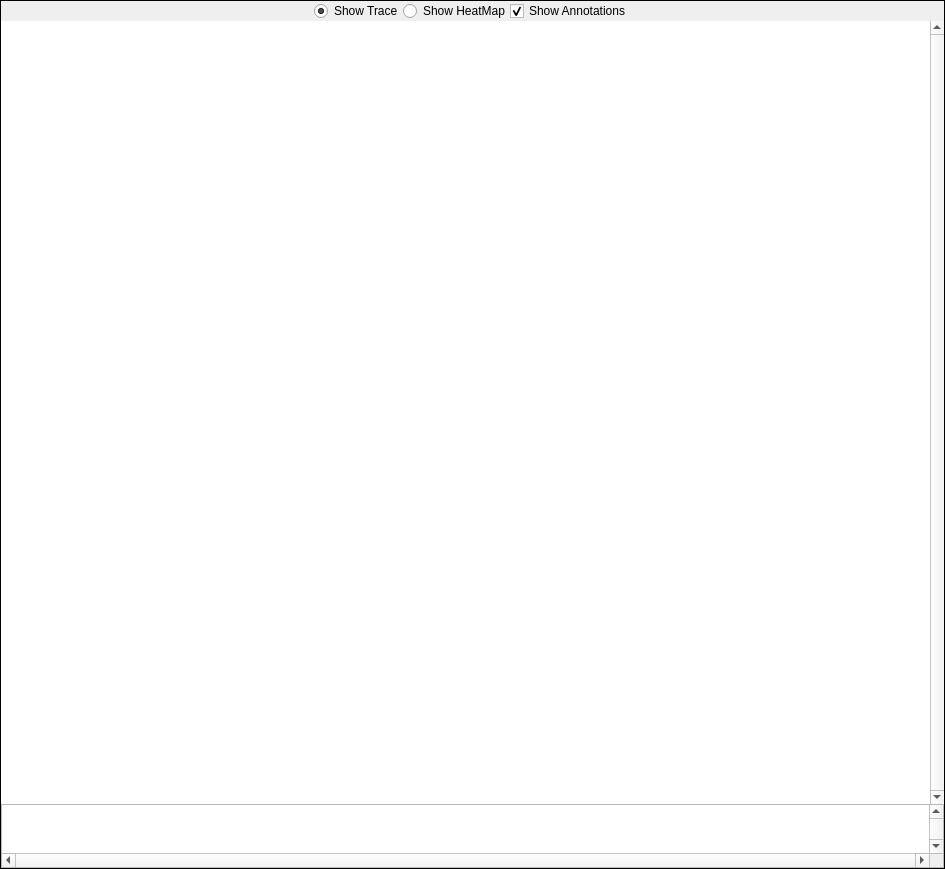
<?xml version="1.0" encoding="UTF-8"?>
<ui version="4.0">
 <class>neuralFrame</class>
 <widget class="QFrame" name="neuralFrame">
  <property name="geometry">
   <rect>
    <x>0</x>
    <y>0</y>
    <width>945</width>
    <height>869</height>
   </rect>
  </property>
  <property name="sizePolicy">
   <sizepolicy hsizetype="Expanding" vsizetype="Expanding">
    <horstretch>0</horstretch>
    <verstretch>0</verstretch>
   </sizepolicy>
  </property>
  <property name="windowTitle">
   <string>Neural Data</string>
  </property>
  <property name="frameShape">
   <enum>QFrame::Panel</enum>
  </property>
  <layout class="QVBoxLayout" name="verticalLayout" stretch="0,1,0">
   <property name="spacing">
    <number>0</number>
   </property>
   <property name="leftMargin">
    <number>0</number>
   </property>
   <property name="topMargin">
    <number>0</number>
   </property>
   <property name="rightMargin">
    <number>0</number>
   </property>
   <property name="bottomMargin">
    <number>0</number>
   </property>
   <item>
    <layout class="QHBoxLayout" name="horizontalLayout" stretch="1,0,0,0,1">
     <property name="sizeConstraint">
      <enum>QLayout::SetMaximumSize</enum>
     </property>
     <property name="bottomMargin">
      <number>0</number>
     </property>
     <item>
      <spacer name="leftHorizontalSpacer">
       <property name="orientation">
        <enum>Qt::Horizontal</enum>
       </property>
       <property name="sizeHint" stdset="0">
        <size>
         <width>40</width>
         <height>20</height>
        </size>
       </property>
      </spacer>
     </item>
     <item>
      <widget class="QRadioButton" name="showTraceRadioButton">
       <property name="text">
        <string>Show Trace</string>
       </property>
       <property name="checked">
        <bool>true</bool>
       </property>
      </widget>
     </item>
     <item>
      <widget class="QRadioButton" name="showHeatMapRadioButton">
       <property name="text">
        <string>Show HeatMap</string>
       </property>
      </widget>
     </item>
     <item>
      <widget class="QCheckBox" name="showAnnotationsCheckBox">
       <property name="text">
        <string>Show Annotations</string>
       </property>
       <property name="checked">
        <bool>true</bool>
       </property>
      </widget>
     </item>
     <item>
      <spacer name="rightHorizontalSpacer">
       <property name="orientation">
        <enum>Qt::Horizontal</enum>
       </property>
       <property name="sizeHint" stdset="0">
        <size>
         <width>40</width>
         <height>20</height>
        </size>
       </property>
      </spacer>
     </item>
    </layout>
   </item>
   <item>
    <widget class="NeuralView" name="neuralView">
     <property name="sizePolicy">
      <sizepolicy hsizetype="Expanding" vsizetype="Expanding">
       <horstretch>1</horstretch>
       <verstretch>1</verstretch>
      </sizepolicy>
     </property>
     <property name="frameShape">
      <enum>QFrame::NoFrame</enum>
     </property>
     <property name="frameShadow">
      <enum>QFrame::Plain</enum>
     </property>
     <property name="lineWidth">
      <number>0</number>
     </property>
     <property name="verticalScrollBarPolicy">
      <enum>Qt::ScrollBarAlwaysOn</enum>
     </property>
     <property name="horizontalScrollBarPolicy">
      <enum>Qt::ScrollBarAlwaysOff</enum>
     </property>
     <property name="sizeAdjustPolicy">
      <enum>QAbstractScrollArea::AdjustToContents</enum>
     </property>
     <property name="transformationAnchor">
      <enum>QGraphicsView::AnchorViewCenter</enum>
     </property>
     <property name="resizeAnchor">
      <enum>QGraphicsView::AnchorViewCenter</enum>
     </property>
    </widget>
   </item>
   <item>
    <widget class="AnnotationsView" name="annotationsView">
     <property name="sizePolicy">
      <sizepolicy hsizetype="Expanding" vsizetype="Preferred">
       <horstretch>4</horstretch>
       <verstretch>0</verstretch>
      </sizepolicy>
     </property>
     <property name="minimumSize">
      <size>
       <width>0</width>
       <height>64</height>
      </size>
     </property>
     <property name="maximumSize">
      <size>
       <width>16777215</width>
       <height>64</height>
      </size>
     </property>
     <property name="verticalScrollBarPolicy">
      <enum>Qt::ScrollBarAlwaysOn</enum>
     </property>
     <property name="horizontalScrollBarPolicy">
      <enum>Qt::ScrollBarAlwaysOn</enum>
     </property>
    </widget>
   </item>
  </layout>
 </widget>
 <customwidgets>
  <customwidget>
   <class>AnnotationsView</class>
   <extends>QGraphicsView</extends>
   <header>widgets.annotationsWidget.h</header>
  </customwidget>
  <customwidget>
   <class>NeuralView</class>
   <extends>QGraphicsView</extends>
   <header>widgets.neuralWidget.h</header>
  </customwidget>
 </customwidgets>
 <resources/>
 <connections/>
</ui>
